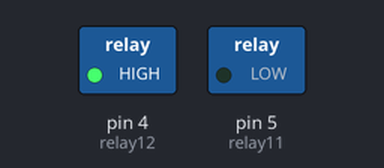
This sketch was run on a simulated Arduino Uno, built with avr-gcc and run on an emulated ATmega328P. On the bench: switched loads named in the sketch (green lamp = pin HIGH).

Above: at 1.5 s.
At 3.2 s:
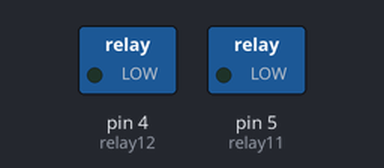
At 5.0 s:
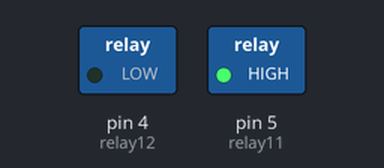
Timing chart, 0 to 9.1 s (numbered marks = the images above):
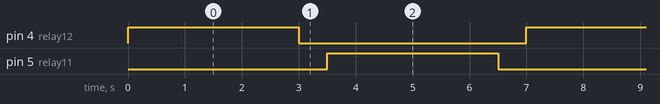

The sketch:

09_LatchingSolenoid.ino
```cpp
#define relay11 5
#define relay12 4
void setup() {
  pinMode(relay11, OUTPUT);
  pinMode(relay12, OUTPUT);
  digitalWrite(relay11,HIGH);
  digitalWrite(relay12,HIGH);
}

void anti_cw(int tdelay){
  digitalWrite(relay11,HIGH);
  digitalWrite(relay12,LOW);
  delay(tdelay);
}

void cw(int tdelay){
  digitalWrite(relay11,LOW);
  digitalWrite(relay12,HIGH);
  delay(tdelay);
}

void turnoff(int tdelay){
  digitalWrite(relay11,LOW);
  digitalWrite(relay12,LOW);
  delay(tdelay);
}

void loop() {

  cw(3000);
  turnoff(500);
  anti_cw(3000);
  turnoff(500);


}
```

Measured:
- by itself, pin 4 (relay12), pin 5 (relay11): alternates HIGH for 3.0 s and LOW for 4.0 s
- by itself, everything shown: repeats every 7.0 s, in 4 steps
